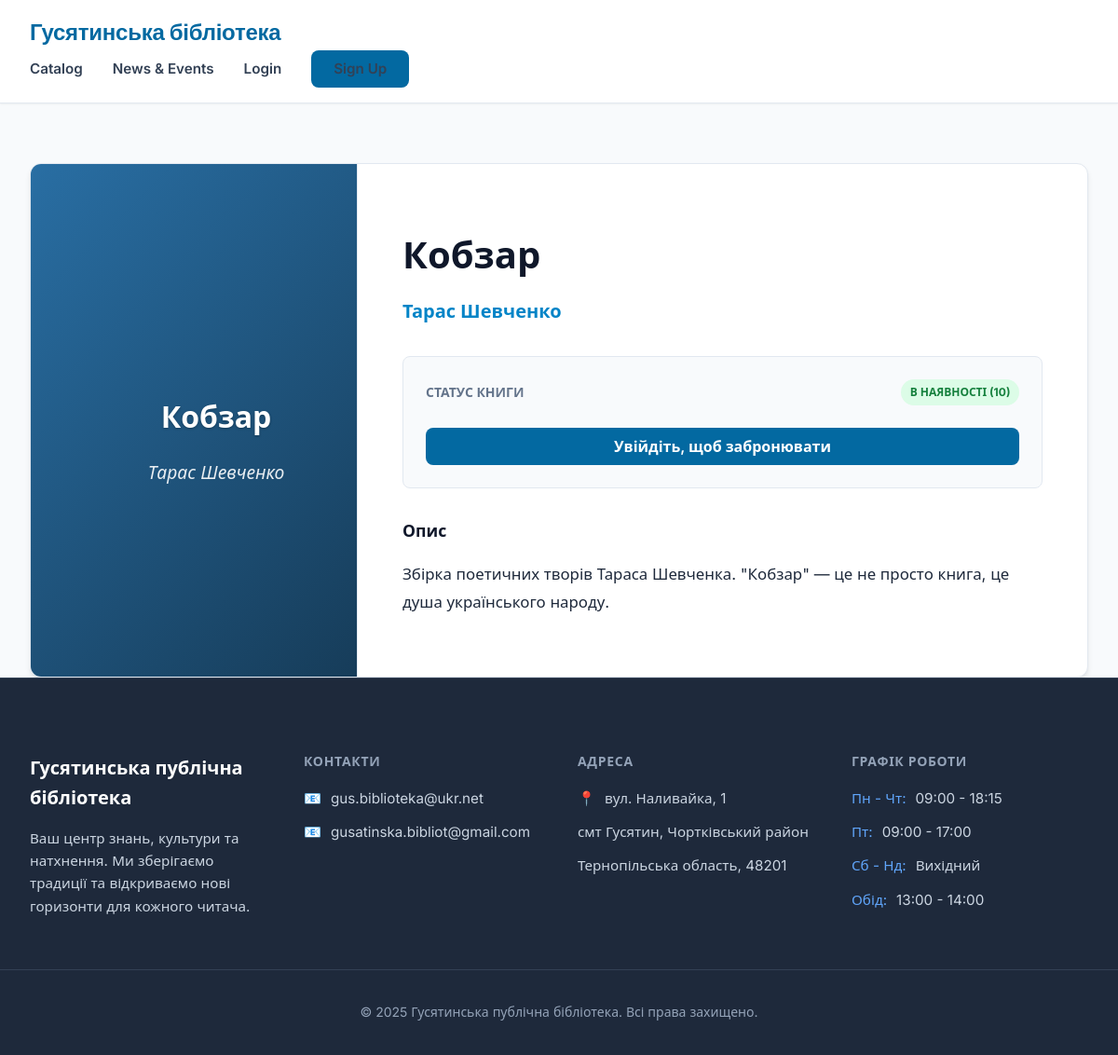
Page /book.php?id=1 on the committed database.
### tables this page shows
CREATE TABLE IF NOT EXISTS books (
    id INT AUTO_INCREMENT PRIMARY KEY,
    title VARCHAR(255) NOT NULL,
    author VARCHAR(255) NOT NULL,
    description TEXT,
    cover_image VARCHAR(255),
    pdf_file VARCHAR(255),
    total_copies INT DEFAULT 1,
    available_copies INT DEFAULT 1,
    created_at TIMESTAMP DEFAULT CURRENT_TIMESTAMP
);

### functions.php (called while the page is built, shortened)
<?php
function isLoggedIn()
{
    return isset($_SESSION['user_id']);
}
?>

### book.php (the view, shortened to what this page needs)
<?php
require_once 'db.php';
require_once 'functions.php';
$id = $_GET['id'];
$stmt = $pdo->prepare("SELECT * FROM books WHERE id = ?");
$stmt->execute([$id]);
$book = $stmt->fetch();
require_once 'header.php';
?>
<div class="container" style="padding-top: 2rem;">
    <div
        style="background: white; border-radius: var(--radius-lg); box-shadow: var(--shadow-card); overflow: hidden; margin-top: 2rem; border: 1px solid #e2e8f0;">
        <div style="display: flex; gap: 0; flex-wrap: wrap;">
            <div style="flex: 0 0 350px; background: #f8fafc; border-right: 1px solid #e2e8f0; position: relative;">
                <div class="book-cover-wrapper" style="height: 100%; min-height: 500px; aspect-ratio: auto;">
                    <?php if ($book['cover_image']): ?>
                        <img src="<?php echo htmlspecialchars($book['cover_image']); ?>"
                            alt="<?php echo htmlspecialchars($book['title']); ?>" class="book-cover">
                    <?php else: ?>
                        <?php
                        $hash = md5($book['title']);
                        $hue = hexdec(substr($hash, 0, 2));
                        $gradient = "linear-gradient(135deg, hsl($hue, 60%, 40%) 0%, hsl($hue, 60%, 20%) 100%)";
                        ?>
                        <div class="generated-cover" style="background: <?php echo $gradient; ?>; height: 100%;">
                            <div class="gen-title" style="font-size: 2rem;"><?php echo htmlspecialchars($book['title']); ?>
                            </div>
                            <div class="gen-author" style="font-size: 1.2rem; margin-top: 1rem;">
                                <?php echo htmlspecialchars($book['author']); ?>
                            </div>
                        </div>
                    <?php endif; ?>
                </div>
            </div>
            <div style="flex: 1; padding: 3rem;">
                <div style="margin-bottom: 2rem;">
                    <h1
                        style="font-size: 2.5rem; font-weight: 800; color: var(--secondary); margin-bottom: 0.5rem; line-height: 1.2;">
                        <?php echo htmlspecialchars($book['title']); ?>
                    </h1>
                    <h3 style="font-size: 1.25rem; color: var(--primary); font-weight: 600;">
                        <?php echo htmlspecialchars($book['author']); ?>
                    </h3>
                </div>
                <div
                    style="margin-bottom: 2rem; padding: 1.5rem; background: #f8fafc; border-radius: var(--radius-md); border: 1px solid #e2e8f0;">
                    <div
                        style="display: flex; align-items: center; justify-content: space-between; margin-bottom: 1.5rem;">
                        <span
                            style="font-weight: 600; color: var(--text-muted); text-transform: uppercase; font-size: 0.875rem;">Статус
                            книги</span>
                        <?php if ($book['available_copies'] > 0): ?>
                            <span class="badge badge-available">В наявності
                                (<?php echo $book['available_copies']; ?>)</span>
                        <?php else: ?>
                            <span class="badge badge-unavailable">Немає в наявності</span>
                        <?php endif; ?>
                    </div>
                    <div style="display: flex; gap: 1rem;">
                        <?php if (isLoggedIn()): ?>
                            <form method="POST" style="flex: 1;">
                                <button type="submit" name="reserve" class="btn btn-primary" style="width: 100%;" <?php echo $book['available_copies'] <= 0 ? 'disabled' : ''; ?>>
                                    Забронювати паперову версію
                                </button>
                            </form>
                            <?php if ($book['pdf_file']): ?>
                                <a href="read.php?id=<?php echo $book['id']; ?>" class="btn btn-outline" style="flex: 1;"
                                    target="_blank">Читати онлайн</a>
                            <?php endif; ?>
                        <?php else: ?>
                            <a href="login.php" class="btn btn-primary" style="width: 100%;">Увійдіть, щоб забронювати</a>
                        <?php endif; ?>
                    </div>
                </div>
                <div>
                    <h3 style="font-size: 1.1rem; font-weight: 700; margin-bottom: 1rem; color: var(--secondary);">Опис
                    </h3>
                    <p style="line-height: 1.8; color: var(--text-main); font-size: 1.05rem;">
                        <?php echo nl2br(htmlspecialchars($book['description'])); ?>
                    </p>
                </div>
            </div>
        </div>
    </div>
</div>
<?php include 'footer.php'; ?>
</body>
</html>

### style.css (style rules this page uses)
:root { --primary: #0284c7; --primary-dark: #0369a1; --primary-light: #e0f2fe; --secondary: #0f172a; --secondary-light: #334155; --accent: #f59e0b; --bg-body: #f8fafc; --bg-card: #ffffff; --text-main: #1e293b; --text-muted: #64748b; --gradient-hero: linear-gradient(135deg, #0f172a 0%, #1e40af 100%); --shadow-sm: 0 1px 2px 0 rgb(0 0 0 / 0.05); --shadow-card: 0 4px 6px -1px rgb(0 0 0 / 0.1), 0 2px 4px -2px rgb(0 0 0 / 0.05); --shadow-hover: 0 10px 15px -3px rgb(0 0 0 / 0.1), 0 4px 6px -2px rgb(0 0 0 / 0.05); --radius-lg: 0.75rem; --radius-md: 0.5rem; }
* { scrollbar-width: none; -ms-overflow-style: none; }
body { font-family: 'Inter', system-ui, -apple-system, sans-serif; background-color: var(--bg-body); color: var(--text-main); line-height: 1.6; margin: 0; min-height: 100vh; }
.container { max-width: 1200px; margin: 0 auto; padding: 0 2rem; }
.btn { display: inline-flex; align-items: center; justify-content: center; padding: 0.75rem 1.5rem; border-radius: var(--radius-md); font-weight: 600; cursor: pointer; transition: all 0.2s; text-decoration: none; border: none; font-size: 1rem; line-height: 1; }
.btn-primary { background: var(--primary-dark); color: white; }
.book-cover-wrapper { width: 100%; aspect-ratio: 2/3; background: #e2e8f0; position: relative; overflow: hidden; border-bottom: 1px solid #f1f5f9; }
.generated-cover { width: 100%; height: 100%; display: flex; flex-direction: column; justify-content: center; align-items: center; padding: 1.5rem; text-align: center; color: white; }
.gen-title { font-weight: 700; font-size: 1.15rem; margin-bottom: 0.5rem; line-height: 1.3; text-shadow: 0 1px 3px rgba(0, 0, 0, 0.3); }
.gen-author { font-size: 0.85rem; opacity: 0.9; font-style: italic; }
.badge { padding: 0.25rem 0.6rem; border-radius: 999px; font-size: 0.75rem; font-weight: 700; text-transform: uppercase; }
.badge-available { background: #dcfce7; color: #15803d; }

### rows in the picture
books: title "Кобзар", author "Тарас Шевченко", available_copies "10", description "Збірка поетичних творів Тараса Шевченка. \"Кобзар\" — це не просто книга, це душа українського народу."
